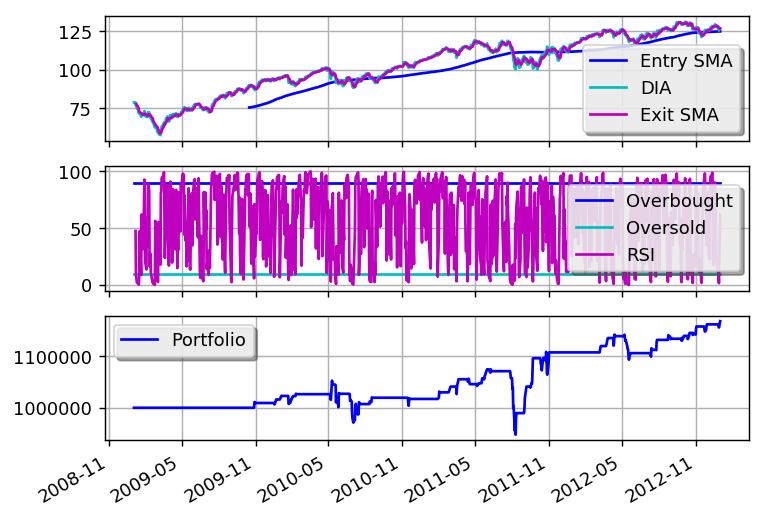

Reproduce this figure in Python.
import rsi2
from pyalgotrade import plotter
from pyalgotrade.barfeed import yahoofeed
from pyalgotrade.stratanalyzer import sharpe


def main(plot):
    instrument = "DIA"
    entrySMA = 200
    exitSMA = 5
    rsiPeriod = 2
    overBoughtThreshold = 90
    overSoldThreshold = 10

    # Load the bars. These files were manually downloaded from Yahoo Finance.
    feed = yahoofeed.Feed()
    for year in range(2009, 2013):
        fileName = "%s-%d-yahoofinance.csv" % (instrument, year)
        print "Loading bars from %s" % fileName
        feed.addBarsFromCSV(instrument, fileName)

    strat = rsi2.RSI2(feed, instrument, entrySMA, exitSMA, rsiPeriod, overBoughtThreshold, overSoldThreshold)
    sharpeRatioAnalyzer = sharpe.SharpeRatio()
    strat.attachAnalyzer(sharpeRatioAnalyzer)

    if plot:
        plt = plotter.StrategyPlotter(strat, True, False, True)
        plt.getInstrumentSubplot(instrument).addDataSeries("Entry SMA", strat.getEntrySMA())
        plt.getInstrumentSubplot(instrument).addDataSeries("Exit SMA", strat.getExitSMA())
        plt.getOrCreateSubplot("rsi").addDataSeries("RSI", strat.getRSI())
        plt.getOrCreateSubplot("rsi").addLine("Overbought", overBoughtThreshold)
        plt.getOrCreateSubplot("rsi").addLine("Oversold", overSoldThreshold)

    strat.run()
    print "Sharpe ratio: %.2f" % sharpeRatioAnalyzer.getSharpeRatio(0.05)

    if plot:
        plt.plot()


if __name__ == "__main__":
    main(True)
